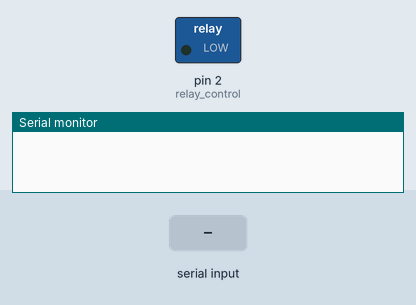
Bench run of a sketch on a simulated Arduino Uno, built with avr-gcc and run on an emulated ATmega328P. On the bench: switched loads named in the sketch (green lamp = pin HIGH), the last lines printed to the serial monitor. The inputs (shaded band) are chosen by the test bench.

Above: at 1.2 s.
1.3 s: "o" received over Serial
At 1.7 s:
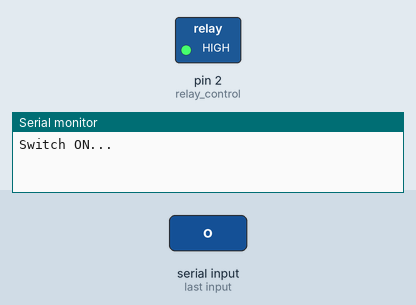
2.8 s: "1" received over Serial
At 4.0 s:
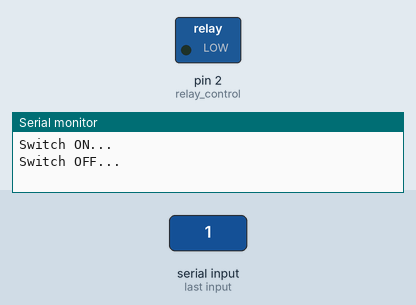
4.3 s: "O" received over Serial
At 5.2 s:
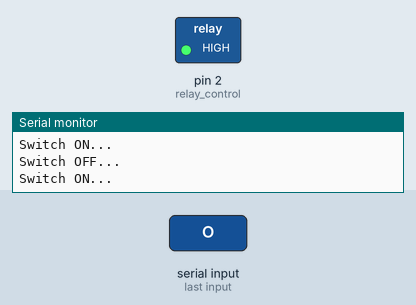
5.8 s: "0" received over Serial
At 6.3 s:
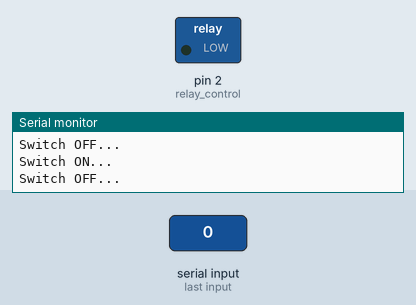
Timing chart, 0 to 8.3 s (numbered marks = the images above; inputs shaded):
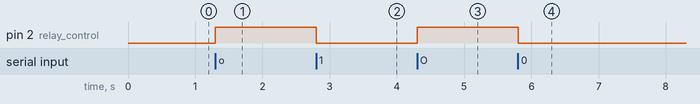

Measured:
- after the input at 1.3 s, pin 2 (relay_control): LOW → HIGH at once
- after the input at 2.8 s, pin 2 (relay_control): HIGH → LOW at once
- after the input at 4.3 s, pin 2 (relay_control): LOW → HIGH at once
- after the input at 5.8 s, pin 2 (relay_control): HIGH → LOW at once

The sketch:

CH_10_01.ino
```cpp
int relay_control = 2;      // 릴레이 제어 핀 연결

void setup() {
  Serial.begin(9600);
  pinMode(relay_control, OUTPUT); // 릴레이 제어 핀을 출력으로 설정
  digitalWrite(relay_control, LOW);
}

void loop() {
  if(Serial.available()){     // 시리얼 모니터에서 문자 수신
    char c = Serial.read();

    if(c == 'o' || c == 'O'){   // 스위치 켜기
      Serial.println("Switch ON...");
      digitalWrite(relay_control, HIGH);
    }
    else{           // 스위치 끄기
      Serial.println("Switch OFF...");
      digitalWrite(relay_control, LOW);
    }
  }
}
```
